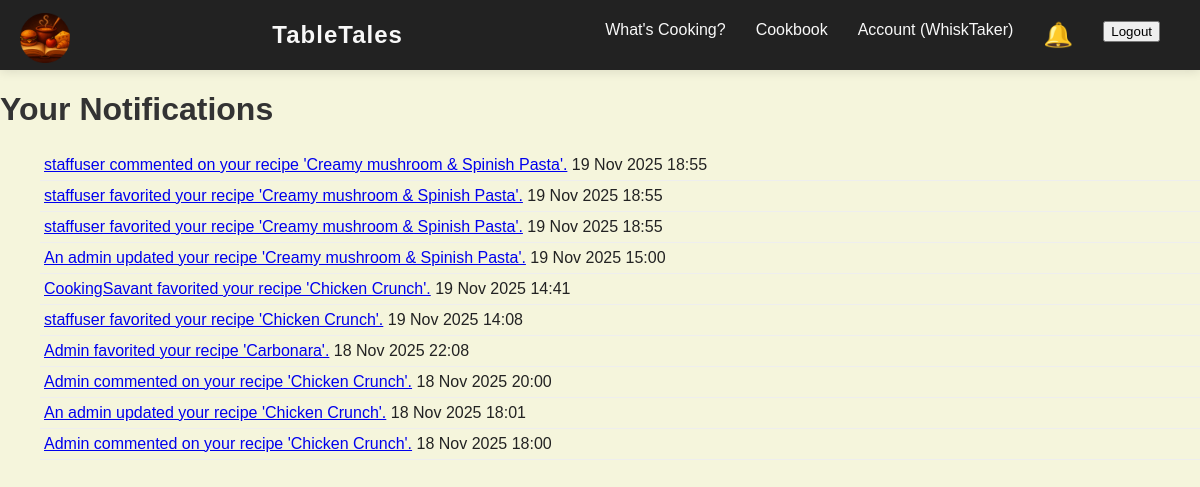
The app's page /notifications/ (signed in) with its own data.
### tabletales/models.py (models this page shows, shortened)
class Notification(models.Model):
    user = models.ForeignKey(User, on_delete=models.CASCADE, related_name="notifications")
    message = models.CharField(max_length=255)
    link = models.CharField(max_length=255, blank=True)  # link to recipe page
    created_at = models.DateTimeField(auto_now_add=True)
    read = models.BooleanField(default=False)

### tabletales/views.py (the view)
# urls.py: path('notifications/', views.notifications_page, name='notifications'),
@login_required
def notifications_page(request):
    notifications = Notification.objects.filter(
        user=request.user
    ).order_by('-created_at')
    notifications.filter(read=False).update(read=True)
    return render(request, 'notifications.html', {
        'notifications': notifications
    })

### tabletales/context_processors.py (called while the page is built)
def notification_counts(request):
    if request.user.is_authenticated:
        unread_count = Notification.objects.filter(user=request.user, read=False).count()
        unread_notifications = Notification.objects.filter(user=request.user, read=False).order_by('-created_at')[:5]
    else:
        unread_count = 0
        unread_notifications = []
    return {
        "unread_count": unread_count,
        "unread_notifications": unread_notifications,
    }

### tabletales/templates/notifications.html
{% extends "base.html" %}
{% block content %}
<div class="notifications-page">
    <h1>Your Notifications</h1>
    {% if notifications %}
        <ul class="notification-list">
            {% for note in notifications %}
                <li class="notification-item">
                    <a href="{{ note.link }}">{{ note.message }}</a>
                    <span class="note-date">{{ note.created_at|date:"d M Y H:i" }}</span>
                </li>
            {% endfor %}
        </ul>
    {% else %}
        <p>You have no notifications.</p>
    {% endif %}
</div>
{% endblock %}

### tabletales/templates/base.html (shortened to what this page needs)
<!DOCTYPE html>
<html lang="en">
{% load static %}
<head>
    <link rel="stylesheet" href="{% static 'css/style.css' %}">
</head>
<body>
    <nav class="navbar">
        <div class="nav-left">
            <a href="/" class="logo-link">
                <img src="{% static 'images/logo.png' %}" alt="TableTales Logo" class="nav-logo">
            </a>
        </div>
        <div class="logo">TableTales</div>
        <ul id="nav-links" class="nav-links">
            <li><a href="{% url 'recipe_list' %}">What's Cooking?</a></li>
            <li><a href="{% url 'cookbook' %}">Cookbook</a></li>
            {% if user.is_authenticated %}
                <li><a href="{% url 'account' %}">Account ({{ user.username }})</a></li>
                <li class="notification-wrapper">
                    <a href="{% url 'notifications' %}" class="notification-bell" style="font-size:24px; text-decoration:none;">
                        🔔
                    </a>
                </li>
                <li>
                    <form action="{% url 'logout' %}" method="post" style="display:inline;">
                        <button type="submit" class="logout-btn">Logout</button>
                    </form>
                </li>
            {% endif %}
        </ul>
    </nav>
    {% block content %}
    {% endblock %}
</body>
</html>

### tabletales/static/css/style.css (style rules this page uses)
body { margin: 0; font-family: "Poppins", sans-serif; background-color: #F5F5DC; color: #333; }
.navbar { display: flex; justify-content: space-between; align-items: center; background-color: #222; padding: 15px 40px; box-shadow: 0 2px 10px rgba(0, 0, 0, 0.1); height: 40px; overflow: visible; }
.logo { color: #f8f8f8; font-size: 24px; font-weight: 600; letter-spacing: 1px; }
.nav-logo { height: 50px; width: auto; object-fit: contain; margin-top: 10px; margin-left: -20px; }
.nav-links { list-style: none; display: flex; gap: 30px; margin: 0; padding: 0; }
.nav-links li a { text-decoration: none; color: #f8f8f8; font-weight: 500; font-size: 16px; transition: color 0.3s ease; }
.notification-wrapper { position: relative; }
.notification-bell { position: relative; display: inline-block; font-size: 20px; }
.notification-item { display: block; padding: 6px 4px; text-decoration: none; color: #222; border-bottom: 1px solid #eee; }

### records on screen
Notification: message "staffuser commented on your recipe 'Creamy mushroom & Spinish Pasta'.", created_at "19 Nov 2025 18:55"
Notification: message "staffuser favorited your recipe 'Creamy mushroom & Spinish Pasta'.", created_at "19 Nov 2025 18:55"
Notification: message "staffuser favorited your recipe 'Creamy mushroom & Spinish Pasta'.", created_at "19 Nov 2025 18:55"
Notification: message "An admin updated your recipe 'Creamy mushroom & Spinish Pasta'.", created_at "19 Nov 2025 15:00"
Notification: message "CookingSavant favorited your recipe 'Chicken Crunch'.", created_at "19 Nov 2025 14:41"
Notification: message "staffuser favorited your recipe 'Chicken Crunch'.", created_at "19 Nov 2025 14:08"
Notification: message "Admin favorited your recipe 'Carbonara'.", created_at "18 Nov 2025 22:08"
Notification: message "Admin commented on your recipe 'Chicken Crunch'.", created_at "18 Nov 2025 20:00"
Notification: message "An admin updated your recipe 'Chicken Crunch'.", created_at "18 Nov 2025 18:01"
Notification: message "Admin commented on your recipe 'Chicken Crunch'.", created_at "18 Nov 2025 18:00"

### other values on screen
{{ user.username }} "WhiskTaker"
